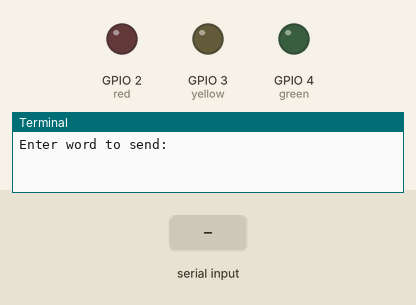
Recording of a program running on a simulated Raspberry Pi (BCM pin numbers). Parts: output pins drawn as LEDs (lit = HIGH), the last lines printed to the terminal. Inputs (shaded band) come from the test bench. At 4.3 s the program stops and its outputs stay as they are.

Above: at 1.2 s.
1.3 s: "b" typed at the terminal, then Enter
At 1.7 s:
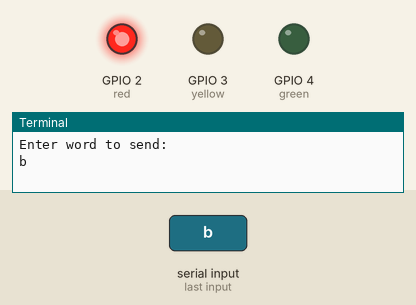
At 4.1 s:
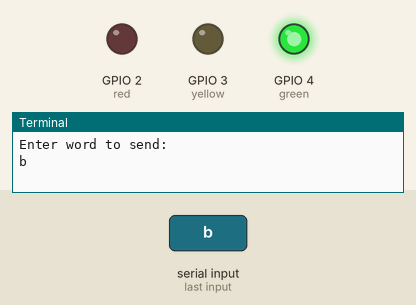
Timing chart, 0 to 5.8 s (numbered marks = the images above; inputs shaded):
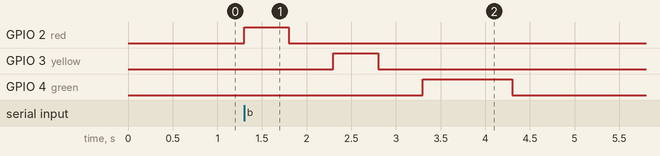

Measured:
- after the input at 1.3 s, GPIO 2 (red): LOW → HIGH at once, → LOW 0.50 s later; GPIO 3 (yellow): LOW → HIGH after 1.0 s, → LOW 0.50 s later; GPIO 4 (green): LOW → HIGH after 2.0 s, → LOW 1.0 s later

The program:

esrom.py
```python
from gpiozero import LED, Button
from time import sleep
from signal import pause

d = {'a': (1, 0),
     'b': (1, 1),
     'c': (1, 2),
     'd': (1, 3),
     'e': (2, 0),
     'f': (2, 1),
     'g': (2, 2),
     'h': (2, 3),
     'i': (3, 0),
     'j': (3, 1),
     'k': (3, 2),
     'l': (3, 3),
     'm': (3, 4),
     'n': (3, 5),
     'o': (4, 0),
     'p': (4, 1),
     'q': (4, 2),
     'r': (4, 3),
     's': (4, 4),
     't': (4, 5),
     'u': (5, 0),
     'v': (5, 1),
     'w': (5, 2),
     'x': (5, 3),
     'y': (5, 4),
     'z': (5, 5)
    }

red = LED(2)
yellow  = LED(3)
green = LED(4)
on_time = .5
off_time = .5

def flash(r, y):
    for i in range(r):
        red.on()
        sleep(on_time)
        red.off()
        sleep(off_time)
    for i in range(y):
        yellow.on()
        sleep(on_time)
        yellow.off()
        sleep(off_time)
    green.on()
    sleep(on_time)
    green.off()

word = input('Enter word to send: ')
for letter in word.lower():
    flash(*d[letter])
    green.on()
    sleep(off_time)
    green.off()
```
